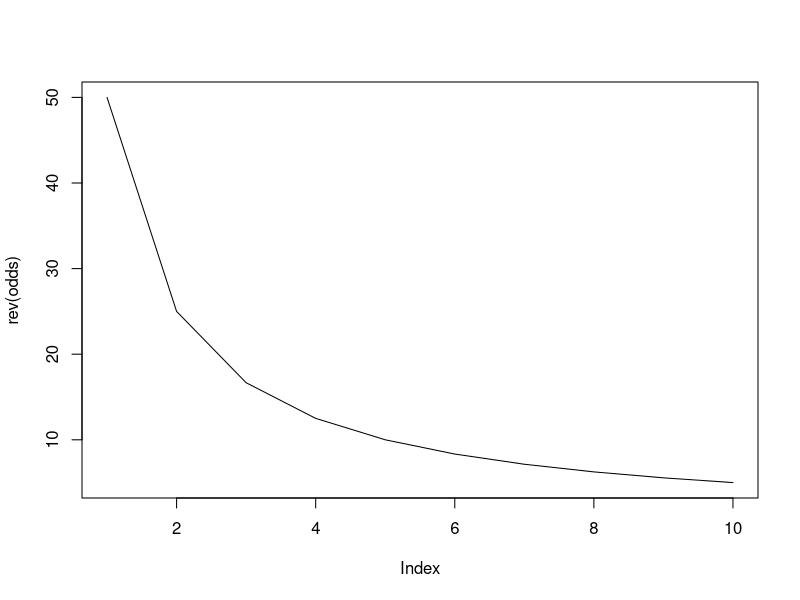

The R source for this figure:

# Basic coin flip function

cf <- function(x) {
    1/(x*2) * 100
}

# Generate a percentage for each flip in an array

odds = c()

# i is the number of times the coin will be flipped

for (i in 1:10) {
    odds <- append(cf(i), odds)
}

# Now chart the array
plot(rev(odds), type="l")